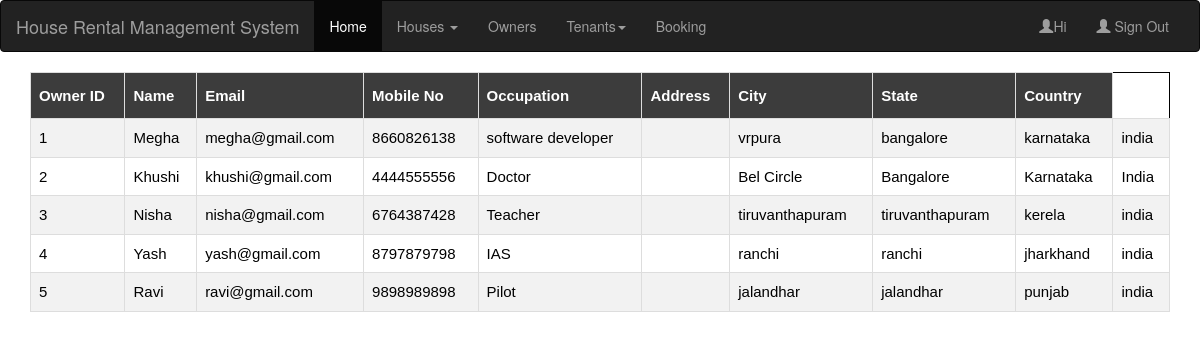
The page /owner.php on the database its author committed.
### tables this page shows
CREATE TABLE `owner` (
  `owner_id` int(11) NOT NULL AUTO_INCREMENT,
  `name` varchar(20) DEFAULT NULL,
  `email` varchar(50) DEFAULT NULL,
  `password` varchar(30) DEFAULT NULL,
  `mobile_no` bigint(20) DEFAULT NULL,
  `occupation` varchar(50) DEFAULT NULL,
  `no_of_houses` int(11) DEFAULT NULL,
  `country` varchar(20) DEFAULT NULL,
  `state` varchar(20) DEFAULT NULL,
  `city` varchar(30) DEFAULT NULL,
  `address` varchar(50) DEFAULT NULL,
  PRIMARY KEY `owner_id`(`owner_id`)
);

### owner.php (the view, shortened to what this page needs)
<!DOCTYPE html>
<html lang="en">
<head>
   <link rel="stylesheet" type="text/css" href="table.css">
  <link rel="stylesheet" href="https://maxcdn.bootstrapcdn.com/bootstrap/3.4.0/css/bootstrap.min.css">
</head>
<body>
<nav class="navbar navbar-inverse">
  <div class="container-fluid">
    <div class="navbar-header">
      <a class="navbar-brand" href="#">House Rental Management System</a>
    </div>
    <div class="collapse navbar-collapse" id="myNavbar">
      <ul class="nav navbar-nav">
        <li class="active"><a href="home.php">Home</a></li>
        <li class="dropdown">
          <a class="dropdown-toggle" data-toggle="dropdown" href="#">Houses <span class="caret"></span></a>
        </li>
        <li><a href="owner.php">Owners</a></li>
        <li class="dropdown">
          <a class="dropdown-toggle" data-toggle="dropdown" href="#">Tenants<span class="caret"></span></a>
          </li>
        <li><a href="booking.php">Booking</a></li>
      </ul>
      <ul class="nav navbar-nav navbar-right">
         <li><a href="#"><span class="glyphicon glyphicon-user"></span>Hi <?php session_start();echo $_SESSION['uname'];?></a>
         </li>
        <li><a href="index.html"><span class="glyphicon glyphicon-user"></span> Sign Out</a></li>
      </ul>
    </div>
  </div>
</nav>
<div class="container">
  <table border="1" id="customers">
    <tr>
      <th>Owner ID</th>
      <th>Name</th>
      <th>Email</th>
      <th>Mobile No</th>
      <th>Occupation</th>
      <th>Address</th>
      <th>City</th>
      <th>State</th>
      <th>Country</th>
    </tr>
<?php
include("connection.php");
$query="select * from owner";
$data=mysqli_query($conn,$query);
while($result=mysqli_fetch_assoc($data))
{
 echo "<tr><td>".$result['owner_id']."</td><td>".$result['name']."</td><td>".$result['email']."</td><td>".$result['mobile_no']."</td><td>".$result['occupation']."</td><td>"."</td><td>".$result['address']."</td><td>";
echo  $result['city']."</td><td>".$result['state']."</td><td>".$result['country']."</td></tr>";
}
echo "</table>";
?>
</div>
</body>
</html>

### table.css (style rules this page uses)
table { width:100%; color: black; font-family: monospace; font-size: 15px; text-align: left; border-color: black; border-style: solid; }
#customers { font-family: "Trebuchet MS", Arial, Helvetica, sans-serif; border-collapse: collapse; width: 100%; }
#customers td, #customers th { border: 1px solid #ddd; padding: 8px; }
#customers tr:nth-child(even) { background-color: #f2f2f2; }
#customers th { padding-top: 12px; padding-bottom: 12px; text-align: left; background-color: #3c3c3c; color: white; }

### rows shown on the page
owner: owner_id "1", name "Megha", email "megha@gmail.com", mobile_no "8660826138", occupation "software developer", address "vrpura", city "bangalore", state "karnataka", country "india"
owner: owner_id "2", name "Khushi", email "khushi@gmail.com", mobile_no "4444555556", occupation "Doctor", address "Bel Circle", city "Bangalore", state "Karnataka", country "India"
owner: owner_id "3", name "Nisha", email "nisha@gmail.com", mobile_no "6764387428", occupation "Teacher", address "tiruvanthapuram", city "tiruvanthapuram", state "kerela", country "india"
owner: owner_id "4", name "Yash", email "yash@gmail.com", mobile_no "8797879798", occupation "IAS", address "ranchi", city "ranchi", state "jharkhand", country "india"
owner: owner_id "5", name "Ravi", email "ravi@gmail.com", mobile_no "9898989898", occupation "Pilot", address "jalandhar", city "jalandhar", state "punjab", country "india"
